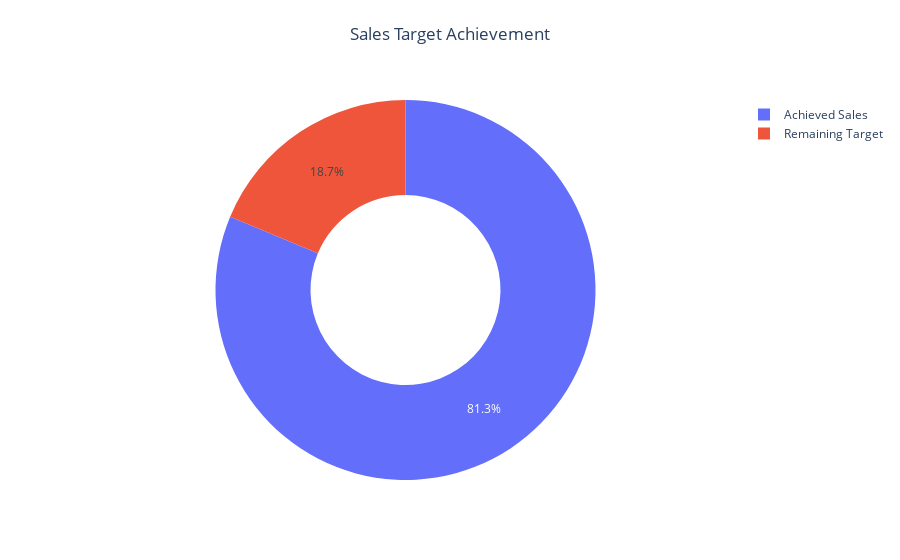

Here is the notebook cell this chart was saved with:
### Markdown cell above
## ***Sales Target Achievement***

### Code cell
Target_Sale = 12578748.75
Achieved_Sales_Amount = 10226625

# Calculate the percentage of achieved sales
Achieved_Sales = round((Achieved_Sales_Amount / Target_Sale) * 100, 1)

# Calculate the remaining target percentage
Remaining_Target = round(100 - Achieved_Sales, 1)

# Create data for the donut chart
labels = ['Achieved Sales', 'Remaining Target']
values = [Achieved_Sales, Remaining_Target]

# Create the Donut Chart
fig = go.Figure(data=[go.Pie(labels=labels, values=values, hole=0.5)])

# Customize the layout
fig.update_layout(
    title={
        'text': "Sales Target Achievement",
        'y': 0.95,
        'x': 0.5,
        'xanchor': 'center',
        'yanchor': 'top'
    },
    showlegend=True
)

# Display the chart
fig.show()

### Figure 1 — Plotly figure (JSON) as saved in the notebook; plotly's stock layout.template omitted (floating-point values rounded to 4 significant figures)
{"data": [{"hole": 0.5, "labels": ["Achieved Sales", "Remaining Target"], "type": "pie", "values": [81.3, 18.7]}], "layout": {"autosize": true, "showlegend": true, "title": {"text": "Sales Target Achievement", "x": 0.5, "xanchor": "center", "y": 0.95, "yanchor": "top"}}}
